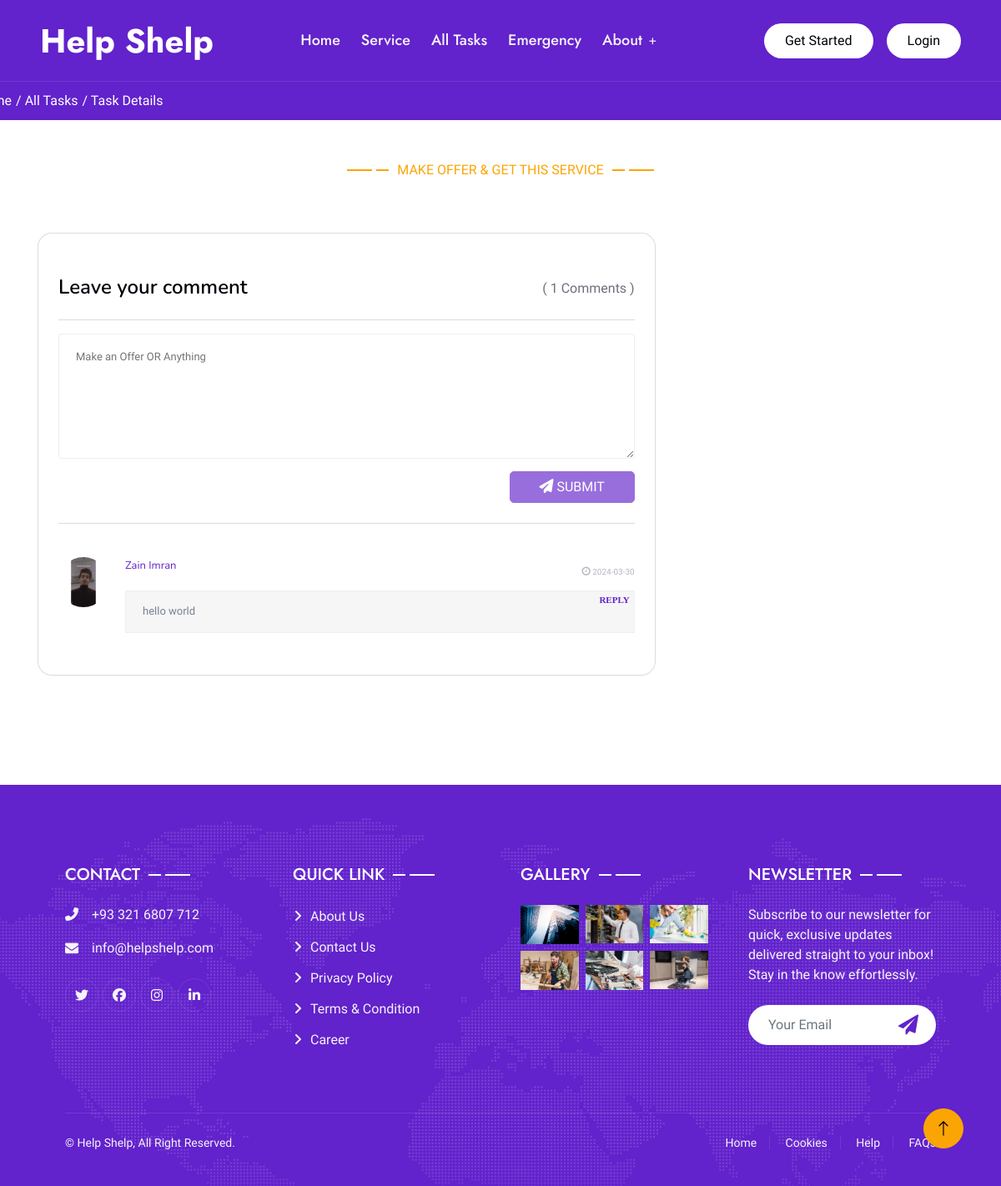
Page /taskdetails.php on the committed database.
### tables this page shows
CREATE TABLE `comments` (
  `ID` int(11) NOT NULL,
  `User` int(255) NOT NULL,
  `Task` int(255) NOT NULL,
  `Comment` varchar(255) NOT NULL,
  `Date` date NOT NULL DEFAULT current_timestamp()
);

CREATE TABLE `users` (
  `ID` int(11) NOT NULL,
  `Image` varchar(255) NOT NULL,
  `First Name` varchar(255) NOT NULL,
  `Last Name` varchar(255) NOT NULL,
  `Bio` varchar(1000) NOT NULL,
  `Email` varchar(255) NOT NULL,
  `Number` varchar(255) NOT NULL,
  `Gender` varchar(255) NOT NULL,
  `Skills` varchar(255) NOT NULL,
  `Category` varchar(255) NOT NULL,
  `Location` varchar(255) NOT NULL,
  `Password` varchar(255) NOT NULL,
  `CPassword` varchar(255) NOT NULL,
  `Google ID` varchar(255) NOT NULL
);

### taskdetails.php (the view, shortened to what this page needs)
<!DOCTYPE html>
<html lang="en">
<head>
    <link rel="stylesheet" href="https://cdnjs.cloudflare.com/ajax/libs/font-awesome/6.5.1/css/all.min.css">
    <link href="https://cdn.jsdelivr.net/npm/bootstrap-icons@1.4.1/font/bootstrap-icons.css" rel="stylesheet">
    <link href="https://maxcdn.bootstrapcdn.com/font-awesome/4.3.0/css/font-awesome.min.css" rel="stylesheet">
    <link href="lib/animate/animate.min.css" rel="stylesheet">
    <link href="lib/owlcarousel/assets/owl.carousel.min.css" rel="stylesheet">
    <link href="lib/lightbox/css/lightbox.min.css" rel="stylesheet">
    <link href="CSS/bootstrap.min.css" rel="stylesheet">
    <link href="CSS/style.css" rel="stylesheet">
<link href='http://onesignal.github.io/emoji-picker/lib/css/emoji.css' rel='stylesheet' type='text/css'>
</head>
<body>
    <div class="container-xxl bg-white p-0">
        <div class="container-xxl position-relative p-0">
          <?php
          include 'navbar.php';
          ?>
          <div class="container-xxl bg-primary firsttop">
          <div class="container py-5">
                  <div class="row py-4">
                      <div class="top d-flex">
                          <div>
                          <a href="index.php">Home</a>
                      </div>
                      <div>
                          <a href="tasks.php">/ All Tasks</a>
                      </div>
                      <div>
                          <p>/ Task Details</p>
                      </div>
                  </div>
                  </div>
              </div>
          </div>
      </div>
        <div class="container-fluid">
          <div class="wow fadeInUp mt-5 mb-5" data-wow-delay="0.1s">
                    <p class="section-title text-secondary justify-content-center"><span></span>Make Offer & Get This Service<span></span></p>
                </div>
<div class="container">
<?php
include 'Admin/conn.php';
$get = $_GET['ID'];
?>
<?php
$commentQuery = "SELECT COUNT(*) AS commentCount FROM `comments` WHERE Task = '$get'";
$commentResult = mysqli_query($conn, $commentQuery);
$commentData = mysqli_fetch_assoc($commentResult);
$commentCount = $commentData['commentCount'];
$replyQuery = "SELECT COUNT(*) AS replyCount FROM `reply` WHERE Comment IN (SELECT ID FROM `comments` WHERE Task = '$get')";
$replyResult = mysqli_query($conn, $replyQuery);
$replyData = mysqli_fetch_assoc($replyResult);
$replyCount = $replyData['replyCount'];
$totalCount = $commentCount + $replyCount;
?>
                    <div class="col-lg-8">
                      <div class="card details ps-4 pe-4">
                    <div class="be-comment-block">
                      <div class="page-header d-flex justify-content-between">
                        <h4 class="reviews">Leave your comment</h4>
                        <div class="pt-1 comments">
                                <span class="glyphicon glyphicon-off"></span>( <?php echo $totalCount; ?> Comments )
                        </div>
                    </div>
                    <hr>
                    <form class="form-block" method="POST">
                      <div class="row">
                        <div class="col-xs-12">
                          <div class="form-group">
                            <textarea class="form-input" name="comment" required="" placeholder="Make an Offer OR Anything"></textarea>
                          </div>
                        </div>
                        <div class="d-flex justify-content-end">
<?php
if(isset($_SESSION['email']) || isset($_SESSION['aid'])) {
?>
                        <button class="btn btn-primary" type="submit" name="addcomment"><i class="fa-solid fa-paper-plane"></i> SUBMIT</button>
<?php
}else{
?>
      <button class="btn btn-primary disabled"><i class="fa-solid fa-paper-plane"></i> SUBMIT</button>
<?php
}
?>
                      </div>
                      </div>
                    </form>
                    <hr>
                    <?php
include 'Admin/conn.php';
$get = $_GET['ID'];
$display = "SELECT comments.*, users.ID AS UserID, users.Image AS UserImage, users.`First Name` AS UserFirst, users.`Last Name` AS UserLast FROM comments JOIN users ON comments.User = users.ID WHERE Task = '$get'";
$query = mysqli_query($conn, $display);
if(mysqli_num_rows($query) > 0) {
while($datas= mysqli_fetch_array($query)){
?>
                      <form method="POST">
                      <div class="be-comment pt-4">
                        <div class="be-img-comment">
                          <a href="userprofile.php?ID=<?php echo $datas ['UserID']; ?>">
                          <?php if(!empty($datas['UserImage'])) { ?>
                          <?php if (filter_var($datas['UserImage'], FILTER_VALIDATE_URL)) { ?>
                          <img src="<?php echo $datas['UserImage']; ?>" alt="" class="be-ava-comment">
                          <?php } else { ?>
                          <img src="userimage/<?php echo $datas['UserImage']; ?>" alt="" class="be-ava-comment">
                          <?php } ?>
                            <?php } else { ?>
                              <img src="./userimage/user.jpg" alt="" class="be-ava-comment">
                              <?php } ?>
                          </a>
                        </div>
                        <div class="be-comment-content">
                          <div class="namedate">
                            <span class="be-comment-name">
                              <a href="userprofile.php?ID=<?php echo $datas ['UserID']; ?> "><?php echo $datas['UserFirst'];?> <?php echo $datas['UserLast'];?></a>
                              </span>
                            <span class="be-comment-time">
                              <i class="fa fa-clock-o"></i>
                              <?php echo $datas['Date']; ?>
                            </span>
                          </div>
                    <div class="be-comment-text">
                          <p>
                          <?php echo $datas['Comment']; ?>
                          </p>
                          <div onclick="openReplyModal(<?php echo $datas['ID']; ?>)" class="icon">REPLY</div>
                        </div>
                        </div>
                      </div>
                    </form>
<?php
}
}else{
  echo "No comments found.";
}
?>
                    </div>
</div>
</div>
  </div>
        <a href="#" class="btn btn-lg btn-secondary btn-lg-square back-to-top"><i class="bi bi-arrow-up"></i></a>
    </div>
    <?php
        include 'footer.php';
        ?>
</body>
</html>

### CSS/style.css (style rules this page uses)
:root { --primary: #6222CC; --secondary: #FBA504; --light: #F6F4F9; --dark: #04000B; }
body { overflow-x: hidden; }
.back-to-top { position: fixed; display: none; right: 45px; bottom: 45px; z-index: 99; }
h3, h4, .fw-semi-bold { font-weight: 600 !important; }
.btn { font-weight: 500; transition: .5s; }
.btn-lg-square { width: 48px; height: 48px; }
.btn-square, .btn-sm-square, .btn-lg-square { padding: 0; display: flex; align-items: center; justify-content: center; font-weight: normal; border-radius: 50px; }
.section-title { position: relative; display: flex; align-items: center; font-weight: 500; text-transform: uppercase; }
.section-title span:first-child, .section-title span:last-child { position: relative; display: inline-block; margin-right: 30px; width: 30px; height: 2px; }
.section-title span:last-child { margin-right: 0; margin-left: 30px; }
.section-title span:first-child::after, .section-title span:last-child::after { position: absolute; content: ""; width: 15px; height: 2px; top: 0; right: -20px; }
.section-title span:last-child::after { right: auto; left: -20px; }
.section-title.text-secondary span:first-child, .section-title.text-secondary span:last-child, .section-title.text-secondary span:first-child::after, .section-title.text-secondary span:last-child::after { background: var(--secondary); }
.top { position: absolute; display: flex; margin-left: -75px; bottom: -5px; }
.top a { text-decoration: none; color: white; padding-right: 5px; }
.top p { color: white; }
.details { box-shadow: rgba(0, 0, 0, 0.02) 0px 1px 3px 0px, rgba(27, 31, 35, 0.15) 0px 0px 0px 1px; }
.details { position: relative; display: flex; flex-direction: column; min-width: 0; word-wrap: break-word; background-color: #fff; background-clip: border-box; border: 0 solid rgba(0,0,0,.125); border-radius: 1rem; }
.details h4 { font-family: 'Nunito', sans-serif; }
.details i { font-size: 17px; }
.card { margin-bottom: 20px; }
.be-comment-block { margin-bottom: 50px !important; padding-top: 50px; }
.be-img-comment { width: 60px; height: 60px; float: left; margin-bottom: 15px; }
.be-ava-comment { width: 60px; height: 60px; border-radius: 50%; }
.be-comment-content { margin-left: 80px; }
.be-comment-content span { display: inline-block; width: 49%; margin-bottom: 15px; }
.be-comment-name { font-size: 13px; font-family: 'Conv_helveticaneuecyr-bold'; }
.be-comment-block button { color: #ffffff; width: 150px; border-radius: 5px; }
.be-comment a { color: #6222CC; font-family: 'Nunito', sans-serif; }
.namedate { display: flex; justify-content: space-between; }
.be-comment-time { font-size: 10px; color: #b4b7c1; text-align: end; padding-top: 10px; }
.be-comment-time i { font-size: 12px; }
.be-comment-text { font-size: 13px; line-height: 18px; color: #7a8192; display: block; background: #f6f6f7; border: 1px solid #edeff2; padding: 0 20px; padding-top: 15px; position: relative; }
.icon { position: absolute; top: 1px; right: 5px; color: #6222CC; text-align: center; font-family: 'Times New Roman', Times, serif; font-weight: bold; font-size: 11px; }
.form-group .form-input { font-size: 13px; line-height: 50px; font-weight: 400; color: #b4b7c1; width: 100%; height: 50px; padding-left: 20px; padding-right: 20px; border: 1px solid #edeff2; border-radius: 3px; }
.form-group textarea.form-input { height: 150px; }

### CSS/navbar.css (style rules this page uses)
:root { --primary: #6222CC; --secondary: #FBA504; --light: #F6F4F9; --dark: #04000B; }
button { background-color: #cc2230; color: white; padding: 14px 20px; margin: 8px 0; border: none; cursor: pointer; }
.container { padding: 16px; }

### rows in the picture
comments: users.Image (picture), users.First Name "Zain", users.Last Name "Imran", Date "2024-03-30", Comment "hello world"

### other values in the picture
$totalCount "1"
